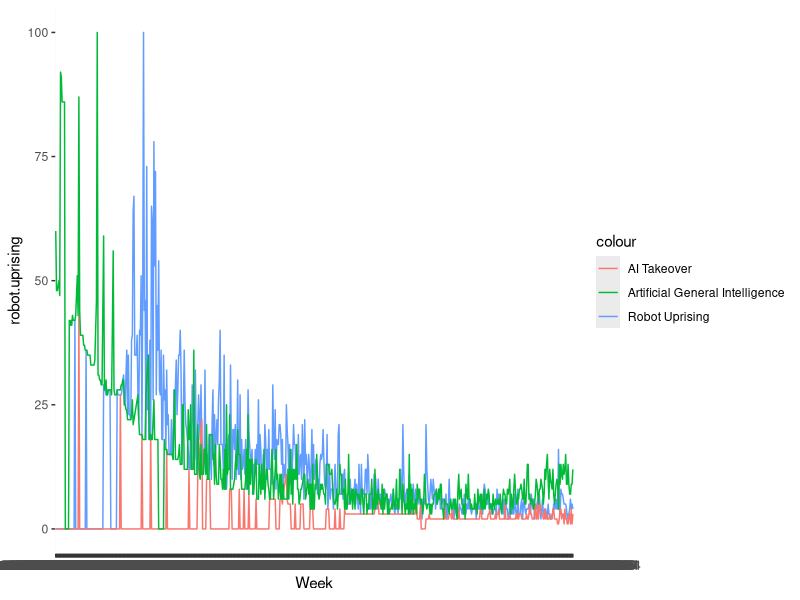

Generate this figure with R:
## ---- chunk 1
library(ggplot2)
library(ggthemes)
trends.apocalypse <- read.csv('report.csv')
trends.apocalypse$robot.uprising <- as.numeric(trends.apocalypse$robot.uprising )
trends.apocalypse$ai.takeover <- as.numeric(trends.apocalypse$ai.takeover )
trends.apocalypse$artificial.general.intelligence <- as.numeric(trends.apocalypse$artificial.general.intelligence )
## ---- chunk 2
ggplot()+geom_line(data=trends.apocalypse,aes(x=Week,y=robot.uprising,color='Robot Uprising',group='name'))+geom_line(data=trends.apocalypse,aes(x=Week,y=ai.takeover,color='AI Takeover',group='name'))+geom_line(data=trends.apocalypse,aes(x=Week,y=artificial.general.intelligence,color='Artificial General Intelligence',group='name'))
